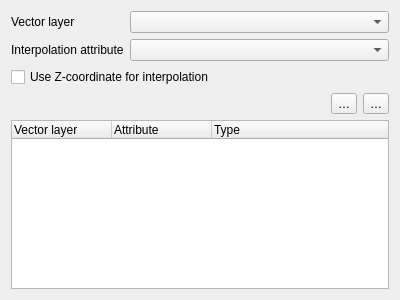
<?xml version="1.0" encoding="UTF-8"?>
<ui version="4.0">
 <class>QgsInterpolationSourceWidgetBase</class>
 <widget class="QWidget" name="QgsInterpolationSourceWidgetBase">
  <property name="geometry">
   <rect>
    <x>0</x>
    <y>0</y>
    <width>400</width>
    <height>300</height>
   </rect>
  </property>
  <property name="windowTitle">
   <string notr="true">Form</string>
  </property>
  <layout class="QGridLayout" name="gridLayout">
   <item row="0" column="0">
    <widget class="QLabel" name="label_2">
     <property name="text">
      <string>Vector layer</string>
     </property>
     <property name="buddy">
      <cstring>cmbLayers</cstring>
     </property>
    </widget>
   </item>
   <item row="0" column="1">
    <widget class="QgsMapLayerComboBox" name="cmbLayers">
     <property name="sizePolicy">
      <sizepolicy hsizetype="Expanding" vsizetype="Fixed">
       <horstretch>0</horstretch>
       <verstretch>0</verstretch>
      </sizepolicy>
     </property>
    </widget>
   </item>
   <item row="1" column="0">
    <widget class="QLabel" name="mInterpolationAttributeLabel">
     <property name="text">
      <string>Interpolation attribute</string>
     </property>
     <property name="buddy">
      <cstring>cmbFields</cstring>
     </property>
    </widget>
   </item>
   <item row="1" column="1">
    <widget class="QgsFieldComboBox" name="cmbFields">
     <property name="sizePolicy">
      <sizepolicy hsizetype="MinimumExpanding" vsizetype="Fixed">
       <horstretch>0</horstretch>
       <verstretch>0</verstretch>
      </sizepolicy>
     </property>
    </widget>
   </item>
   <item row="4" column="0" colspan="2">
    <widget class="QTreeWidget" name="layersTree">
     <column>
      <property name="text">
       <string>Vector layer</string>
      </property>
     </column>
     <column>
      <property name="text">
       <string>Attribute</string>
      </property>
     </column>
     <column>
      <property name="text">
       <string>Type</string>
      </property>
     </column>
    </widget>
   </item>
   <item row="2" column="0" colspan="2">
    <widget class="QCheckBox" name="chkUseZCoordinate">
     <property name="text">
      <string>Use Z-coordinate for interpolation</string>
     </property>
    </widget>
   </item>
   <item row="3" column="0" colspan="2">
    <layout class="QHBoxLayout" name="horizontalLayout">
     <item>
      <spacer name="horizontalSpacer">
       <property name="orientation">
        <enum>Qt::Orientation::Horizontal</enum>
       </property>
       <property name="sizeHint" stdset="0">
        <size>
         <width>40</width>
         <height>20</height>
        </size>
       </property>
      </spacer>
     </item>
     <item>
      <widget class="QToolButton" name="btnAdd">
       <property name="text">
        <string>…</string>
       </property>
      </widget>
     </item>
     <item>
      <widget class="QToolButton" name="btnRemove">
       <property name="text">
        <string>…</string>
       </property>
      </widget>
     </item>
    </layout>
   </item>
  </layout>
 </widget>
 <customwidgets>
  <customwidget>
   <class>QgsMapLayerComboBox</class>
   <extends>QComboBox</extends>
   <header>qgsmaplayercombobox.h</header>
  </customwidget>
  <customwidget>
   <class>QgsFieldComboBox</class>
   <extends>QComboBox</extends>
   <header>qgsfieldcombobox.h</header>
  </customwidget>
 </customwidgets>
 <resources/>
 <connections/>
</ui>
